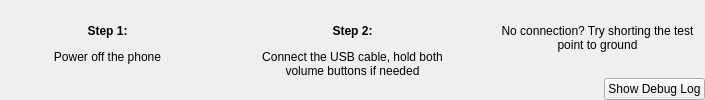
<?xml version="1.0" encoding="UTF-8"?>
<ui version="4.0">
 <class>ConnectInfoForm</class>
 <widget class="QWidget" name="ConnectInfoForm">
  <property name="sizePolicy">
   <sizepolicy hsizetype="Preferred" vsizetype="Preferred">
    <horstretch>0</horstretch>
    <verstretch>0</verstretch>
   </sizepolicy>
  </property>
  <layout class="QVBoxLayout" name="verticalLayout_ci" stretch="0,0,0">
   <property name="spacing">
    <number>0</number>
   </property>
   <property name="leftMargin">
    <number>0</number>
   </property>
   <property name="topMargin">
    <number>0</number>
   </property>
   <property name="rightMargin">
    <number>0</number>
   </property>
   <property name="bottomMargin">
    <number>0</number>
   </property>
   <item>
    <layout class="QHBoxLayout" name="horizontalLayout_4">
     <property name="spacing">
      <number>0</number>
     </property>
     <item>
      <spacer name="horizontalSpacer_2">
       <property name="orientation">
        <enum>Qt::Orientation::Horizontal</enum>
       </property>
       <property name="sizeType">
        <enum>QSizePolicy::Policy::Expanding</enum>
       </property>
       <property name="sizeHint" stdset="0">
        <size>
         <width>0</width>
         <height>20</height>
        </size>
       </property>
      </spacer>
     </item>
     <item>
      <widget class="QLabel" name="initStepsImage">
       <property name="minimumSize">
        <size>
         <width>0</width>
         <height>0</height>
        </size>
       </property>
       <property name="maximumSize">
        <size>
         <width>685</width>
         <height>260</height>
        </size>
       </property>
       <property name="frameShape">
        <enum>QFrame::Shape::NoFrame</enum>
       </property>
       <property name="pixmap">
        <pixmap>images/initsteps.png</pixmap>
       </property>
       <property name="scaledContents">
        <bool>true</bool>
       </property>
       <property name="alignment">
        <set>Qt::AlignmentFlag::AlignHCenter|Qt::AlignmentFlag::AlignTop</set>
       </property>
       <property name="wordWrap">
        <bool>false</bool>
       </property>
       <property name="margin">
        <number>0</number>
       </property>
      </widget>
     </item>
     <item>
      <spacer name="horizontalSpacer">
       <property name="orientation">
        <enum>Qt::Orientation::Horizontal</enum>
       </property>
       <property name="sizeType">
        <enum>QSizePolicy::Policy::Expanding</enum>
       </property>
       <property name="sizeHint" stdset="0">
        <size>
         <width>0</width>
         <height>18</height>
        </size>
       </property>
      </spacer>
     </item>
    </layout>
   </item>
   <item>
    <layout class="QHBoxLayout" name="horizontalLayout_3">
     <item>
      <spacer name="horizontalSpacer_6">
       <property name="orientation">
        <enum>Qt::Orientation::Horizontal</enum>
       </property>
       <property name="sizeType">
        <enum>QSizePolicy::Policy::Expanding</enum>
       </property>
       <property name="sizeHint" stdset="0">
        <size>
         <width>10</width>
         <height>0</height>
        </size>
       </property>
      </spacer>
     </item>
     <item>
      <widget class="QLabel" name="label_2">
       <property name="sizePolicy">
        <sizepolicy hsizetype="Fixed" vsizetype="Preferred">
         <horstretch>0</horstretch>
         <verstretch>0</verstretch>
        </sizepolicy>
       </property>
       <property name="minimumSize">
        <size>
         <width>195</width>
         <height>0</height>
        </size>
       </property>
       <property name="maximumSize">
        <size>
         <width>195</width>
         <height>16777215</height>
        </size>
       </property>
       <property name="text">
        <string>&lt;html&gt;&lt;head/&gt;&lt;body&gt;&lt;p&gt;&lt;span style=&quot; font-weight:600;&quot;&gt;Step 1:&lt;/span&gt;&lt;/p&gt;&lt;p&gt;Power off the phone&lt;/p&gt;&lt;/body&gt;&lt;/html&gt;</string>
       </property>
       <property name="alignment">
        <set>Qt::AlignmentFlag::AlignHCenter|Qt::AlignmentFlag::AlignTop</set>
       </property>
       <property name="wordWrap">
        <bool>true</bool>
       </property>
       <property name="margin">
        <number>5</number>
       </property>
      </widget>
     </item>
     <item>
      <spacer name="horizontalSpacer_3">
       <property name="orientation">
        <enum>Qt::Orientation::Horizontal</enum>
       </property>
       <property name="sizeType">
        <enum>QSizePolicy::Policy::Fixed</enum>
       </property>
       <property name="sizeHint" stdset="0">
        <size>
         <width>50</width>
         <height>0</height>
        </size>
       </property>
      </spacer>
     </item>
     <item>
      <widget class="QLabel" name="label_3">
       <property name="sizePolicy">
        <sizepolicy hsizetype="Fixed" vsizetype="Preferred">
         <horstretch>0</horstretch>
         <verstretch>0</verstretch>
        </sizepolicy>
       </property>
       <property name="minimumSize">
        <size>
         <width>195</width>
         <height>10</height>
        </size>
       </property>
       <property name="maximumSize">
        <size>
         <width>195</width>
         <height>16777215</height>
        </size>
       </property>
       <property name="text">
        <string>&lt;html&gt;&lt;head/&gt;&lt;body&gt;&lt;p&gt;&lt;span style=&quot; font-weight:600;&quot;&gt;Step 2:&lt;/span&gt;&lt;/p&gt;&lt;p&gt;Connect the USB cable, hold both volume buttons if needed&lt;/p&gt;&lt;/body&gt;&lt;/html&gt;</string>
       </property>
       <property name="alignment">
        <set>Qt::AlignmentFlag::AlignHCenter|Qt::AlignmentFlag::AlignTop</set>
       </property>
       <property name="wordWrap">
        <bool>true</bool>
       </property>
       <property name="margin">
        <number>5</number>
       </property>
      </widget>
     </item>
     <item>
      <spacer name="horizontalSpacer_4">
       <property name="orientation">
        <enum>Qt::Orientation::Horizontal</enum>
       </property>
       <property name="sizeType">
        <enum>QSizePolicy::Policy::Fixed</enum>
       </property>
       <property name="sizeHint" stdset="0">
        <size>
         <width>50</width>
         <height>0</height>
        </size>
       </property>
      </spacer>
     </item>
     <item>
      <widget class="QLabel" name="label_4">
       <property name="sizePolicy">
        <sizepolicy hsizetype="Fixed" vsizetype="Preferred">
         <horstretch>0</horstretch>
         <verstretch>0</verstretch>
        </sizepolicy>
       </property>
       <property name="minimumSize">
        <size>
         <width>195</width>
         <height>0</height>
        </size>
       </property>
       <property name="maximumSize">
        <size>
         <width>195</width>
         <height>16777215</height>
        </size>
       </property>
       <property name="text">
        <string>&lt;html&gt;&lt;head/&gt;&lt;body&gt;&lt;p&gt;No connection? Try shorting the test point to ground&lt;/p&gt;&lt;/body&gt;&lt;/html&gt;</string>
       </property>
       <property name="scaledContents">
        <bool>false</bool>
       </property>
       <property name="alignment">
        <set>Qt::AlignmentFlag::AlignHCenter|Qt::AlignmentFlag::AlignTop</set>
       </property>
       <property name="wordWrap">
        <bool>true</bool>
       </property>
       <property name="margin">
        <number>5</number>
       </property>
      </widget>
     </item>
     <item>
      <spacer name="horizontalSpacer_5">
       <property name="orientation">
        <enum>Qt::Orientation::Horizontal</enum>
       </property>
       <property name="sizeType">
        <enum>QSizePolicy::Policy::Expanding</enum>
       </property>
       <property name="sizeHint" stdset="0">
        <size>
         <width>10</width>
         <height>0</height>
        </size>
       </property>
      </spacer>
     </item>
    </layout>
   </item>
   <item>
    <layout class="QHBoxLayout" name="horizontalLayout_5">
     <item>
      <spacer name="horizontalSpacer_showdebug">
       <property name="orientation">
        <enum>Qt::Orientation::Horizontal</enum>
       </property>
       <property name="sizeType">
        <enum>QSizePolicy::Policy::Expanding</enum>
       </property>
       <property name="sizeHint" stdset="0">
        <size>
         <width>50</width>
         <height>0</height>
        </size>
       </property>
      </spacer>
     </item>
     <item>
      <widget class="QPushButton" name="showdebugbtn">
       <property name="text">
        <string>Show Debug Log</string>
       </property>
      </widget>
     </item>
    </layout>
   </item>
  </layout>
 </widget>
</ui>
